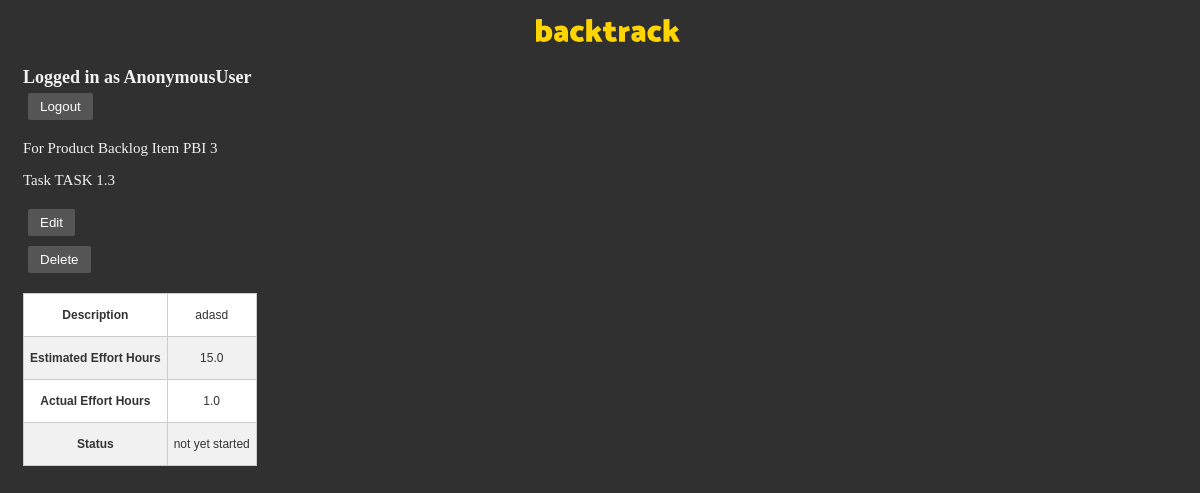
The page /backtrack/projects/product-backlog/6/6 on the database its author committed.
### backtrack/models.py (models this page shows, shortened)
class Task(models.Model):
    name = models.CharField(max_length=200)
    description = models.CharField(max_length=500)
    estimatedEffortHours = models.FloatField()
    actualEffortHours = models.FloatField(blank=True, null=True)
    status = models.CharField(max_length=50, default=TaskStatus.NOT_YET_STARTED.value, choices=TaskStatus.choices())
    pbi = models.ForeignKey(ProductBacklogItem, on_delete=models.CASCADE)

class ProductBacklogItem(models.Model):
    name = models.CharField(max_length=200)
    description = models.CharField(max_length=500)
    pointEstimate = models.IntegerField(choices=[(x,str(x)) for x in {1,2,3,5,8,13,20,40}])
    productBacklogID = models.ForeignKey(ProductBacklog, on_delete=models.CASCADE)
    sprintBacklogID = models.ForeignKey(SprintBacklog, on_delete=models.CASCADE, blank=True, null=True)
    status = models.CharField(max_length=50, default=PBIStatus.NOT_YET_STARTED.value, choices=PBIStatus.choices())
    priority = models.IntegerField(blank=True, null=False, default=PBIPriority.NORMAL.value, choices=PBIPriority.choices())
    def __str__(self):
        return self.name

### backtrack/views.py (the view)
# urls.py: path('projects/product-backlog/<int:pbi>/<int:task>', views.ViewTask.as_view(), name='task'),
class ViewTask(TemplateView):
    template_name = 'task.html'
    def get_context_data(self, **kwargs):
        context = super().get_context_data(**kwargs)
        task_id = self.kwargs['task']
        task = Task.objects.get(id=task_id)
        context['task'] = task
        return context

### templates/task.html (shortened to what this page needs)
{% load static %}
<!DOCTYPE html>
<html>
    <head>
        <link rel="stylesheet" href="{% static 'css/template.css' %}">
        <div class="page-header">
            <h1 style="text-align: center;"><img width="144" src="{% static 'backtrack.svg' %}" alt="Backtrack"/>
            </h1>
            <h2>Logged in as {{ user }}
                <form action="/">
                    <button type="submit">Logout</button>
                </form>
            </h2>
        </div>
    </head>
    <body>
        <p> For Product Backlog Item {{task.pbi}} </p>
        <p> Task {{task.name}}
            <form action="task/{{task.id}}">
            <button type="submit"
                    value="edit"
                    class="btn btn-default">
                Edit
            </button>
            </form>
            <form action="task/delete-{{task.id}}">
                <button type="submit"
                        value="delete"
                        class="btn btn-default">
                    Delete
                </button>
            </form>
        </p>
        <table>
            <tr>
                <td><b>Description</b></td>
                <td> {{task.description}} </td>
            </tr>
            <tr>
                <td><b>Estimated Effort Hours</b></td>
                <td> {{task.estimatedEffortHours}} </td>
            </tr>
            <tr>
                <td><b>Actual Effort Hours</b></td>
                <td> {{task.actualEffortHours}} </td>
            </tr>
            <tr>
                <td><b>Status</b></td>
                <td> {{task.status}} </td>
            </tr>
        </table>
    </body>
</html>

### static/css/template.css (style rules this page uses)
.page-header { margin-top: 0; }
.page-header h1, .page-header h1 a, .page-header h1 a:visited, .page-header h1 a:active { color: #ffffff; font-size: 20pt; text-decoration: none; }
body { background-color: #303030; color: #f1f1f1; font-family: "Trebuchet MS"; font-size: 12px; padding-left: 15px; }
p { font-size: 15px; }
button { background-color: #555555; border: none; color: white; margin: 5px; padding: 6px 12px; border-radius: 2px; text-align: center; text-decoration: none; display: inline-block; }
table { color: #333; font-family: Helvetica, Arial, sans-serif; border-collapse: collapse; border-spacing: 0; }
td, th { border: 1px solid #cccccc; height: 30px; padding: 6px; transition: all 0.3s; }
td { background: #FAFAFA; text-align: center; }
tr:nth-child(even) td { background: #F1F1F1; }
tr:nth-child(odd) td { background: #FEFEFE; }

### rows shown on the page
Task: pbi "PBI 3", name "TASK 1.3", description "adasd", estimatedEffortHours "15.0", actualEffortHours "1.0", status "not yet started"

### other values the page prints
{{ user }} "AnonymousUser"
